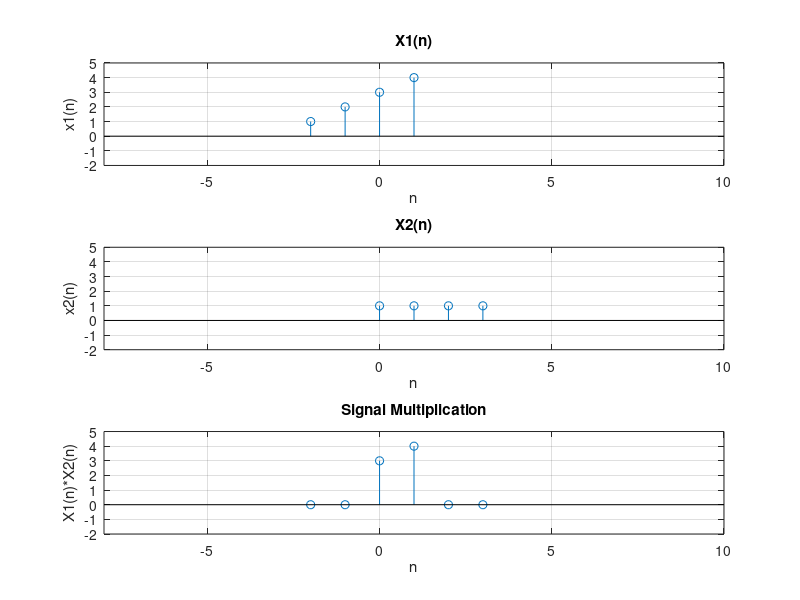
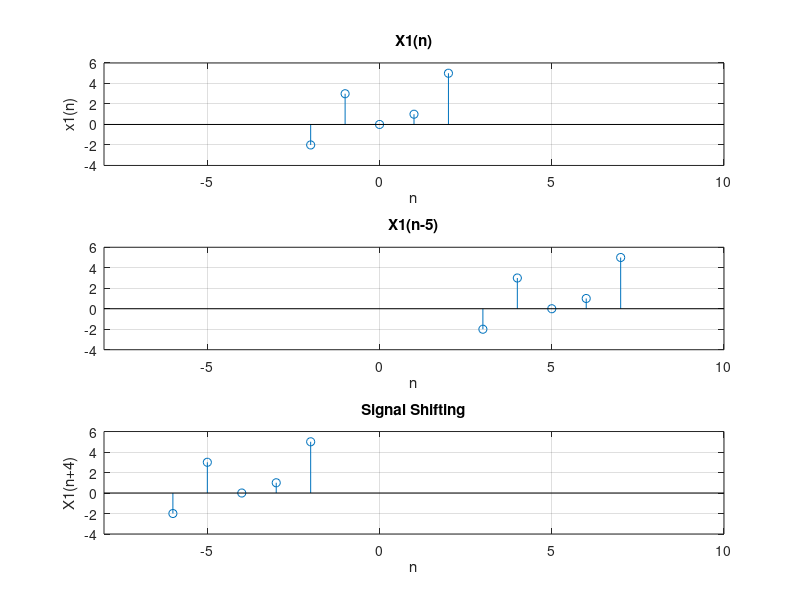

Write the MATLAB code that produced these figures, in order.
clc;
close all;
clear all;

figure(1);
x = [1 2 3 4];
n1 = -2:1;
subplot(3,1,1);
stem(n1,x);
xlabel('n');
ylabel('x1(n)');
title('X1(n)');
axis([-8 10 -2 5]);
grid on;

y = [1 1 1 1];
n2 = 0:3;
subplot(3,1,2);
stem(n2,y);
xlabel('n');
ylabel('x2(n)');
title('X2(n)');
axis([-8 10 -2 5]);
grid on;

m = min(min(n1),min(n2)):max(max(n1),max(n2));
y1 = [];
temp = 1;
for i = 1:length(m)
    if(m(i)<min(n1)||m(i)>max(n1))
        y1 = [y1 0];
    else
        y1 = [y1 x(temp)];
        temp = temp+1;
    end
end

y2 = [];
temp = 1;
for i = 1:length(m)
    if(m(i)<min(n2)||m(i)>max(n2))
        y2 = [y2 0];
    else
        y2 = [y2 y(temp)];
        temp = temp+1;
    end
end
mul = y1.*y2;
subplot(3,1,3);
stem(m,mul);
xlabel('n');
ylabel('X1(n)*X2(n)');
title('Signal Multiplication');
axis([-8 10 -2 5]);
grid on;

figure(2);
n = -2:2;
x = [-2 3 0 1 5];
subplot(3,1,1);
stem(n,x);
xlabel('n');
ylabel('x1(n)');
title('X1(n)');
axis([-8 10 -4 6]);
grid on;

n1 = 5;
a = n+n1;
subplot(3,1,2);
stem(a,x);
xlabel('n');
%ylabel('x2(n)');
title('X1(n-5)');
axis([-8 10 -4 6]);
grid on;


n2 = 4;
b = n-n2;
subplot(3,1,3);
stem(b,x);
xlabel('n');
ylabel('X1(n+4)');
title('Signal Shifting');
axis([-8 10 -4 6]);
grid on;

